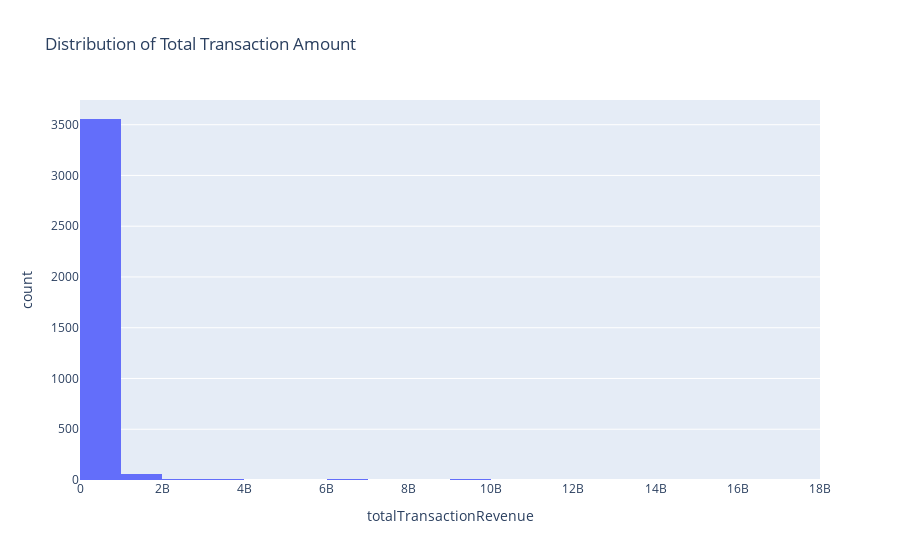

Here is the notebook cell this chart was saved with:
### Markdown cell above
### EDA

### Code cell
import plotly.express as px

# Distribution of Transaction Amount
fig_amount = px.histogram(df, x='totalTransactionRevenue',
                          nbins=20,
                          title='Distribution of Total Transaction Amount')
fig_amount.show()

### Figure 1 — Plotly figure (JSON) as saved in the notebook; plotly's stock layout.template omitted (floating-point values rounded to 4 significant figures; data arrays with more than 128 entries replaced by an {"elided": "..."} marker saying what was removed)
{"data": [{"alignmentgroup": "True", "bingroup": "x", "hovertemplate": "totalTransactionRevenue=%{x}<br>count=%{y}<extra></extra>", "legendgroup": "", "marker": {"color": "#636efa", "pattern": {"shape": ""}}, "name": "", "nbinsx": 20, "offsetgroup": "", "orientation": "v", "showlegend": false, "type": "histogram", "x": {"elided": "28785 int values"}, "xaxis": "x", "yaxis": "y"}], "layout": {"barmode": "relative", "legend": {"tracegroupgap": 0}, "title": {"text": "Distribution of Total Transaction Amount"}, "xaxis": {"anchor": "y", "domain": [0, 1], "title": {"text": "totalTransactionRevenue"}}, "yaxis": {"anchor": "x", "domain": [0, 1], "title": {"text": "count"}}}}
